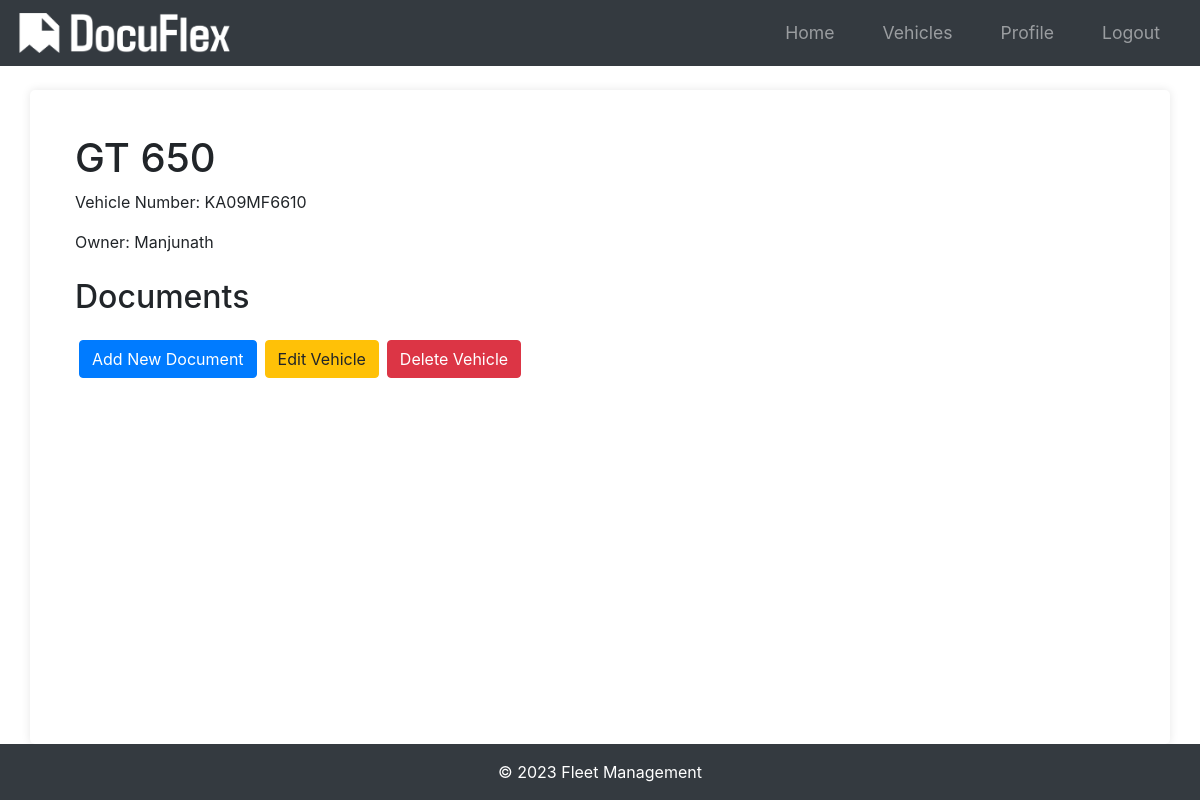
The app's page /vehicle/1 (signed in), older data.
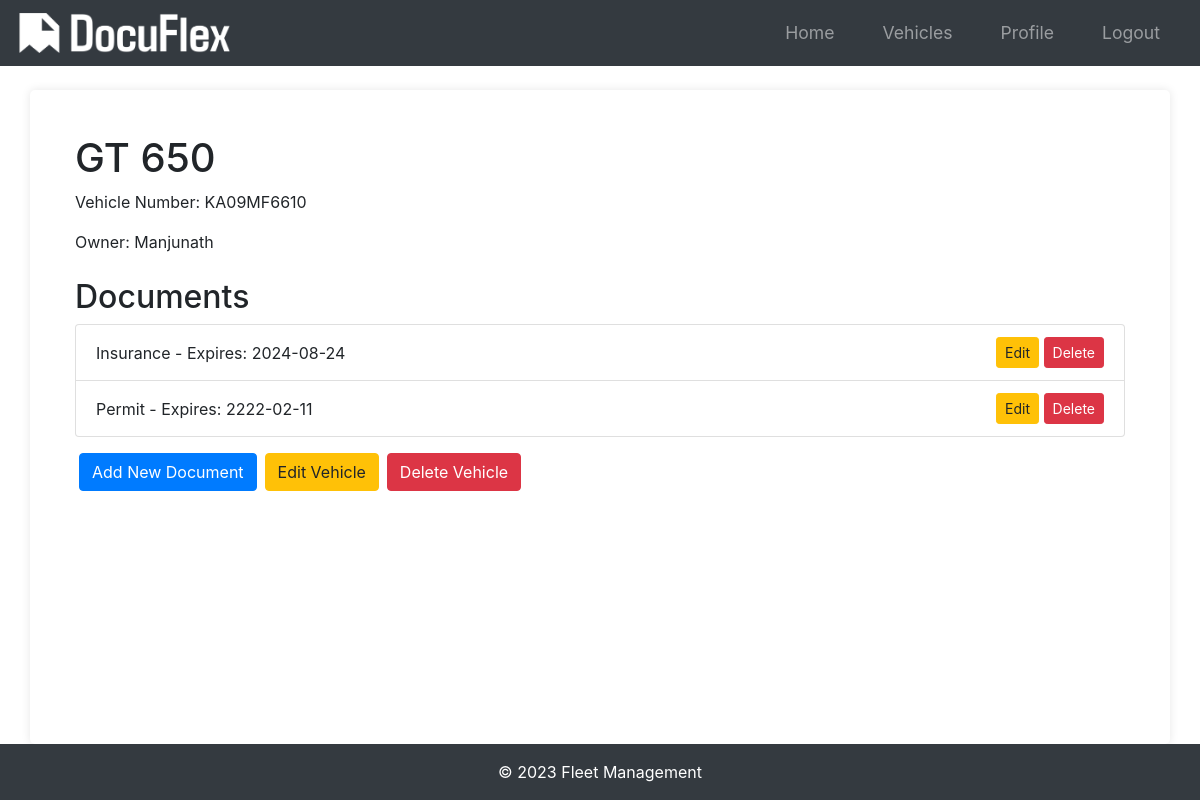
The same page, newer data.
### app/models.py (models this page shows)
class Document(db.Model):
    id = db.Column(db.Integer, primary_key=True)
    document_type = db.Column(db.String(50), nullable=False)
    serial_number = db.Column(db.String(100), nullable=False)
    start_date = db.Column(db.DateTime, nullable=False)
    end_date = db.Column(db.DateTime, nullable=False)
    date_posted = db.Column(db.DateTime, nullable=False, default=datetime.utcnow)
    vehicle_id = db.Column(
        db.Integer,
        db.ForeignKey("vehicle.id", ondelete="CASCADE"),
        nullable=False,
        index=True,
    )
    additional_info = db.Column(db.Text, nullable=True)

### app/routes.py (the view)
@main.route("/vehicle/<int:vehicle_id>")
@login_required
def view_vehicle(vehicle_id):
    vehicle = Vehicle.query.get_or_404(vehicle_id)
    if vehicle.owner != current_user:
        abort(403)
    documents = (
        Document.query.filter_by(vehicle_id=vehicle.id)
        .order_by(Document.id.desc())
        .all()
    )  # Sort documents by ID
    return render_template("vehicle.html", vehicle=vehicle, documents=documents)

### app/__init__.py (called while the page is built)
def create_app(config_class=Config):
    app = Flask(__name__)
    app.config.from_object(config_class)
    db.init_app(app)
    bcrypt.init_app(app)
    login_manager.init_app(app)
    mail.init_app(app)
    migrate.init_app(app, db)
    login_manager.login_view = "main.login"
    login_manager.login_message_category = "info"
    from app.models import User
    @login_manager.user_loader
    def load_user(user_id):
        return User.query.get(int(user_id))
    from app.routes import main as main_blueprint
    app.register_blueprint(main_blueprint)
    scheduler = BackgroundScheduler()
    scheduler.add_job(check_document_expirations, "interval", hours=24)
    scheduler.start()
    return app

### app/templates/vehicle.html (shortened to what this page needs)
{% extends "layout.html" %}
{% block main %}
<div class="container">
    <h1 class="mt-4">{{ vehicle.name }}</h1>
    <p>Vehicle Number: {{ vehicle.vehicle_number }}</p>
    <p>Owner: {{ vehicle.owner.username }}</p>
    <h2 class="mt-4">Documents</h2>
    <ul class="list-group">
        {% for document in vehicle.documents %}
        <li class="list-group-item d-flex justify-content-between align-items-center">
            {{ document.document_type }} - Expires: {{ document.end_date.strftime('%Y-%m-%d') }}
            <span>
                <a href="{{ url_for('main.edit_document', vehicle_id=vehicle.id, document_id=document.id) }}" class="btn btn-warning btn-sm">Edit</a>
                <form action="{{ url_for('main.send_delete_document_otp', vehicle_id=vehicle.id, document_id=document.id) }}" method="POST" class="d-inline">
                    <button type="submit" class="btn btn-danger btn-sm">Delete</button>
                </form>
            </span>
        </li>
        {% endfor %}
    </ul>
    <div class="d-flex mt-3">
        <a href="{{ url_for('main.add_document', vehicle_id=vehicle.id) }}" class="btn btn-primary mx-1">Add New Document</a>
        <a href="{{ url_for('main.edit_vehicle', vehicle_id=vehicle.id) }}" class="btn btn-warning mx-1">Edit Vehicle</a>
        <form action="{{ url_for('main.send_delete_otp', vehicle_id=vehicle.id) }}" method="POST" class="d-inline">
            <button type="submit" class="btn btn-danger mx-1">Delete Vehicle</button>
        </form>
    </div>
</div>
{% endblock %}

Row changes from the older to the newer data that the page shows:
added Document: document_type "Insurance", end_date "2024-08-24"
added Document: document_type "Permit", end_date "2222-02-11"
